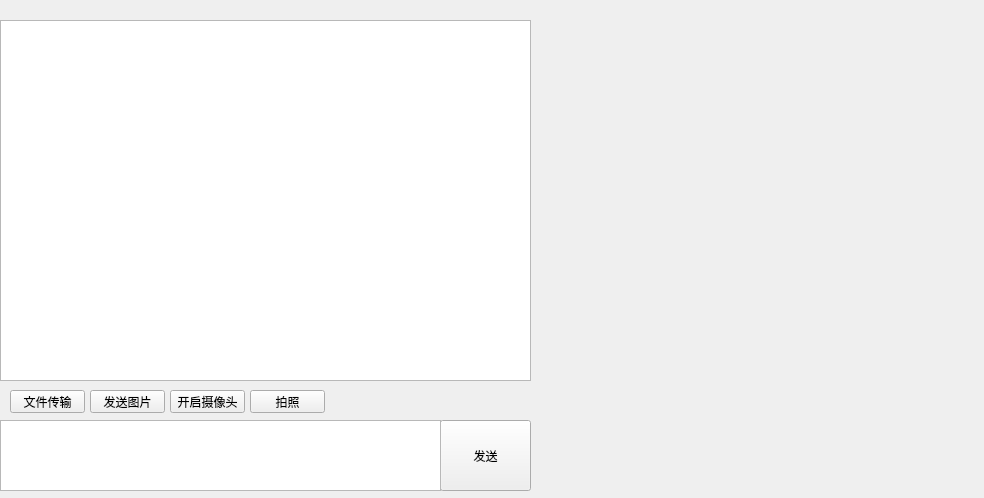
<?xml version="1.0" encoding="UTF-8"?>
<ui version="4.0">
 <class>Form</class>
 <widget class="QWidget" name="Form">
  <property name="geometry">
   <rect>
    <x>0</x>
    <y>0</y>
    <width>984</width>
    <height>498</height>
   </rect>
  </property>
  <property name="windowTitle">
   <string>Form</string>
  </property>
  <widget class="QPushButton" name="msgsendButton">
   <property name="geometry">
    <rect>
     <x>440</x>
     <y>420</y>
     <width>91</width>
     <height>71</height>
    </rect>
   </property>
   <property name="text">
    <string>发送</string>
   </property>
  </widget>
  <widget class="QPushButton" name="filesendButton">
   <property name="geometry">
    <rect>
     <x>10</x>
     <y>390</y>
     <width>75</width>
     <height>23</height>
    </rect>
   </property>
   <property name="text">
    <string>文件传输</string>
   </property>
  </widget>
  <widget class="QTextEdit" name="msgtextEdit">
   <property name="geometry">
    <rect>
     <x>0</x>
     <y>420</y>
     <width>441</width>
     <height>71</height>
    </rect>
   </property>
  </widget>
  <widget class="QPushButton" name="imagesendButton">
   <property name="geometry">
    <rect>
     <x>90</x>
     <y>390</y>
     <width>75</width>
     <height>23</height>
    </rect>
   </property>
   <property name="text">
    <string>发送图片</string>
   </property>
  </widget>
  <widget class="QTextEdit" name="msg">
   <property name="geometry">
    <rect>
     <x>0</x>
     <y>20</y>
     <width>531</width>
     <height>361</height>
    </rect>
   </property>
  </widget>
  <widget class="QLabel" name="muliLabel">
   <property name="geometry">
    <rect>
     <x>550</x>
     <y>20</y>
     <width>421</width>
     <height>461</height>
    </rect>
   </property>
   <property name="text">
    <string/>
   </property>
  </widget>
  <widget class="QPushButton" name="kachaButton">
   <property name="geometry">
    <rect>
     <x>250</x>
     <y>390</y>
     <width>75</width>
     <height>23</height>
    </rect>
   </property>
   <property name="text">
    <string>拍照</string>
   </property>
  </widget>
  <widget class="QPushButton" name="cameraButton">
   <property name="geometry">
    <rect>
     <x>170</x>
     <y>390</y>
     <width>75</width>
     <height>23</height>
    </rect>
   </property>
   <property name="text">
    <string>开启摄像头</string>
   </property>
  </widget>
 </widget>
 <resources/>
 <connections/>
</ui>
